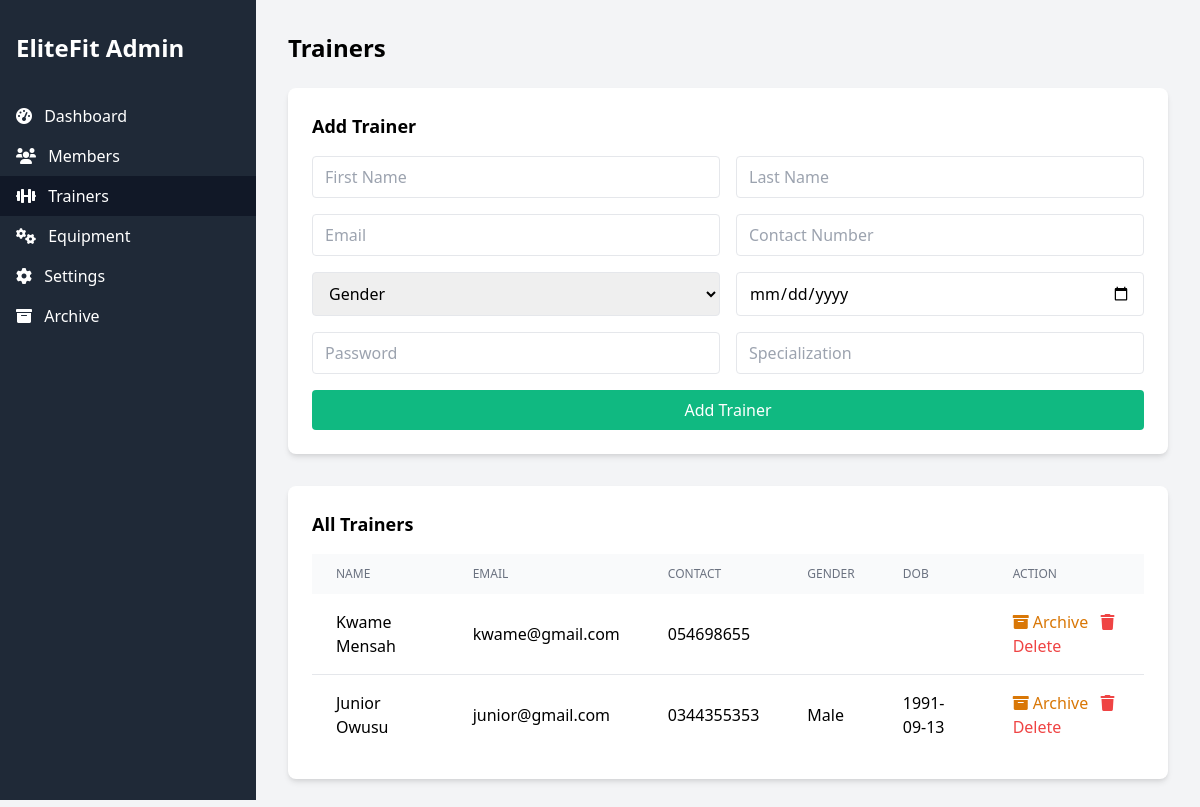
Page /admin/trainers.php (signed in) on the committed database.
### tables this page shows
CREATE TABLE IF NOT EXISTS `users` (
  `user_id` int NOT NULL AUTO_INCREMENT,
  `first_name` varchar(50) NOT NULL,
  `last_name` varchar(50) NOT NULL,
  `email` varchar(100) NOT NULL,
  `contact_number` varchar(15) NOT NULL,
  `password_hash` varchar(255) NOT NULL,
  `role` enum('member','trainer','admin','equipment_manager') NOT NULL DEFAULT 'member',
  `location` varchar(50) DEFAULT NULL,
  `gender` enum('male','female','other') DEFAULT NULL,
  `date_of_birth` date DEFAULT NULL,
  `profile_picture` varchar(255) DEFAULT NULL,
  `date_registered` timestamp NULL DEFAULT CURRENT_TIMESTAMP,
  `is_active` tinyint(1) DEFAULT '1',
  `is_verified` tinyint(1) DEFAULT '0',
  `verify_token` varchar(64) DEFAULT NULL,
  `token_expires` datetime DEFAULT NULL,
  `is_archived` tinyint(1) DEFAULT '0',
  `archived_at` datetime DEFAULT NULL,
  `reset_token` varchar(255) DEFAULT NULL,
  `reset_expires` datetime DEFAULT NULL,
  `password_otp_hash` varchar(255) DEFAULT NULL,
  `password_otp_expires` datetime DEFAULT NULL,
  `password_otp_attempts` int DEFAULT '0',
  PRIMARY KEY (`user_id`),
  UNIQUE KEY `email` (`email`),
  UNIQUE KEY `contact_number` (`contact_number`)
);

### admin/trainers.php (the view, shortened to what this page needs)
<?php
require_once('../config.php');
$result = $conn->query("SELECT u.*, t.specialization FROM users u LEFT JOIN trainers t ON u.user_id = t.trainer_id WHERE u.role = 'trainer' AND u.is_archived = 0 ORDER BY u.date_registered DESC");
$trainers = $result->fetch_all(MYSQLI_ASSOC);
?><!DOCTYPE html>
<html lang="en">
<head>
    <link href="https://cdn.jsdelivr.net/npm/tailwindcss@2.2.19/dist/tailwind.min.css" rel="stylesheet">
    <link href="https://cdnjs.cloudflare.com/ajax/libs/font-awesome/6.0.0/css/all.min.css" rel="stylesheet">
</head>
<body class="bg-gray-100">
    <div class="min-h-screen flex">
        <div class="bg-gray-800 text-white w-64 py-4 flex-shrink-0 h-screen fixed top-0 left-0 z-30">
            <div class="px-4 mt-4"><h1 class="text-2xl font-bold mb-8">EliteFit Admin</h1></div>
            <nav class="mt-8">
                <a href="dashboard.php" class="block px-4 py-2 hover:bg-gray-700"><i class="fas fa-tachometer-alt mr-2"></i> Dashboard</a>
                <a href="members.php" class="block px-4 py-2 hover:bg-gray-700"><i class="fas fa-users mr-2"></i> Members</a>
                <a href="#" class="block px-4 py-2 bg-gray-900 hover:bg-gray-700"><i class="fas fa-dumbbell mr-2"></i> Trainers</a>
                <a href="equipment.php" class="block px-4 py-2 hover:bg-gray-700"><i class="fas fa-cogs mr-2"></i> Equipment</a>
                <a href="settings.php" class="block px-4 py-2 hover:bg-gray-700"><i class="fas fa-cog mr-2"></i> Settings</a>
                <a href="archive.php" class="block px-4 py-2 hover:bg-gray-700"><i class="fas fa-archive mr-2"></i> Archive</a>
            </nav>
        </div>
        <div class="flex-1 overflow-x-hidden overflow-y-auto p-8 ml-64">
            <h2 class="text-2xl font-semibold mb-6">Trainers</h2>
            <div class="bg-white rounded-lg shadow-md p-6 mb-8">
                <h3 class="text-lg font-semibold mb-4">Add Trainer</h3>
                <form method="POST" class="grid grid-cols-1 md:grid-cols-2 gap-4">
                    <input type="text" name="first_name" placeholder="First Name" required class="border rounded px-3 py-2">
                    <input type="text" name="last_name" placeholder="Last Name" required class="border rounded px-3 py-2">
                    <input type="email" name="email" placeholder="Email" required class="border rounded px-3 py-2">
                    <input type="text" name="contact_number" placeholder="Contact Number" required class="border rounded px-3 py-2">
                    <select name="gender" required class="border rounded px-3 py-2">
                        <option value="">Gender</option>
                    </select>
                    <input type="date" name="date_of_birth" placeholder="Date of Birth" required class="border rounded px-3 py-2">
                    <input type="password" name="password" placeholder="Password" required class="border rounded px-3 py-2">
                    <input type="text" name="specialization" placeholder="Specialization" required class="border rounded px-3 py-2">
                    <button type="submit" name="add_trainer" class="bg-green-500 text-white rounded px-4 py-2 col-span-1 md:col-span-2">Add Trainer</button>
                </form>
            </div>
            <div class="bg-white rounded-lg shadow-md p-6">
                <h3 class="text-lg font-semibold mb-4">All Trainers</h3>
                <div class="overflow-x-auto">
                <table class="min-w-full table-auto">
                    <thead class="bg-gray-50">
                        <tr>
                            <th class="px-6 py-3 text-left text-xs font-medium text-gray-500 uppercase">Name</th>
                            <th class="px-6 py-3 text-left text-xs font-medium text-gray-500 uppercase">Email</th>
                            <th class="px-6 py-3 text-left text-xs font-medium text-gray-500 uppercase">Contact</th>
                            <th class="px-6 py-3 text-left text-xs font-medium text-gray-500 uppercase">Gender</th>
                            <th class="px-6 py-3 text-left text-xs font-medium text-gray-500 uppercase">DOB</th>
                            <th class="px-6 py-3 text-left text-xs font-medium text-gray-500 uppercase">Action</th>
                        </tr>
                    </thead>
                    <tbody class="bg-white divide-y divide-gray-200">
                        <?php foreach ($trainers as $trainer): ?>
                        <tr>
                            <td class="px-6 py-4"><?php echo htmlspecialchars(($trainer['first_name'] ?? '') . ' ' . ($trainer['last_name'] ?? '')); ?></td>
                            <td class="px-6 py-4"><?php echo htmlspecialchars($trainer['email'] ?? ''); ?></td>
                            <td class="px-6 py-4"><?php echo htmlspecialchars($trainer['contact_number'] ?? ''); ?></td>
                            <td class="px-6 py-4"><?php echo htmlspecialchars(ucfirst($trainer['gender'] ?? '')); ?></td>
                            <td class="px-6 py-4"><?php echo htmlspecialchars($trainer['date_of_birth'] ?? ''); ?></td>
                            <td class="px-6 py-4">
                                <a href="?archive_trainer=<?php echo $trainer['user_id']; ?>" data-confirm="Are you sure you want to archive this trainer?" class="text-yellow-600 hover:underline mr-2"><i class="fas fa-archive"></i> Archive</a>
                                <a href="?delete=<?php echo $trainer['user_id']; ?>" data-confirm="Are you sure you want to delete this trainer?" class="text-red-500 hover:underline"><i class="fas fa-trash"></i> Delete</a>
                            </td>
                        </tr>
                        <?php endforeach; ?>
                    </tbody>
                </table>
                </div>
            </div>
        </div>
    </div>
</body>
</html>

### rows in the picture
users: first_name+last_name "Kwame Mensah", email "kwame@gmail.com", contact_number "054698655"
users: first_name+last_name "Junior Owusu", email "junior@gmail.com", contact_number "0344355353", gender "Male", date_of_birth "1991-09-13"
